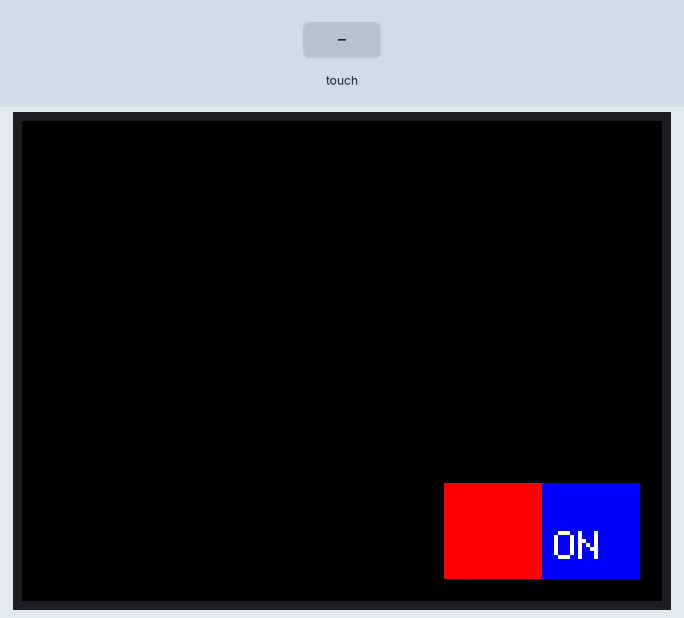
A sketch run on a simulated Arduino Uno, built with avr-gcc and run on an emulated ATmega328P. Parts: 320×240 colour display. The inputs (shaded band) are chosen by the test bench. What the sketch prints to the serial monitor is not drawn.

Above: at 1.4 s.
1.5 s: touch panel pressed at 13 % / 90 % of its raw x / y range
At 2.3 s:
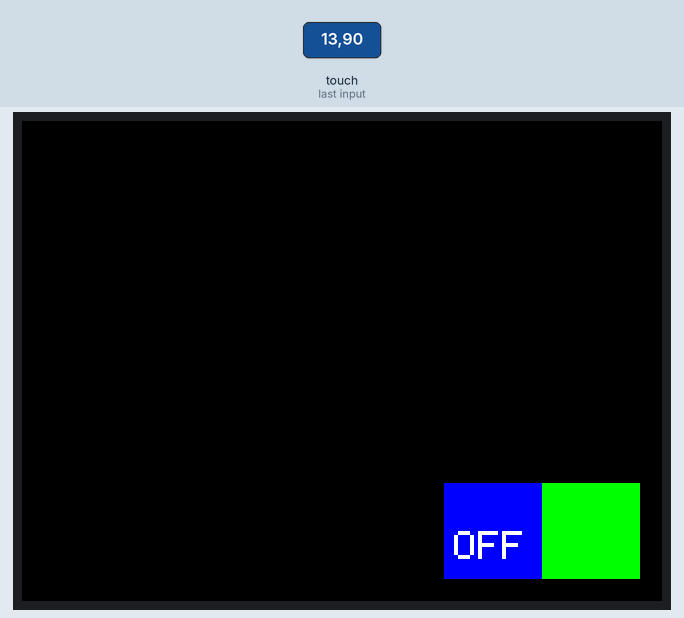
3.0 s: touch panel pressed at 13 % / 70 % of its raw x / y range
At 3.5 s:
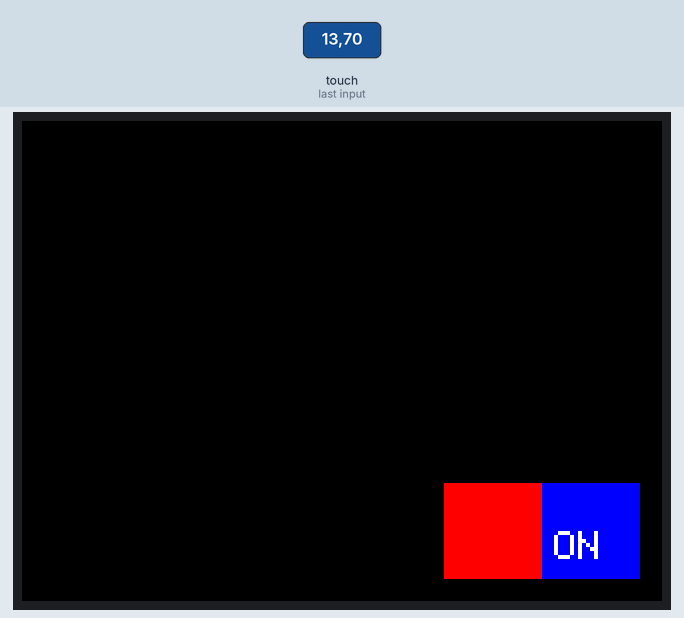
Timing chart, 0 to 6.0 s (numbered marks = the images above; inputs shaded):
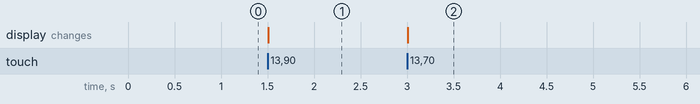

Measured:
- after the input at 1.5 s, the display: changes at once (image 1)
- after the input at 3.0 s, the display: changes at once (image 2)

The sketch:

sketch_adafruitTFTsimplebutton.ino
```cpp
#include <Adafruit_GFX.h>
#include <SPI.h>
#include <Wire.h>
#include <Adafruit_ILI9341.h>
#include <Adafruit_FT6206.h>

//The FT6206 uses hardware I2C
Adafruit_FT6206 ts = Adafruit_FT6206();

#define TFT_CS 10
#define TFT_DC 9

Adafruit_ILI9341 tft = Adafruit_ILI9341(TFT_CS, TFT_DC);

boolean RecordOn = false;

#define FRAME_X 210
#define FRAME_Y 180
#define FRAME_W 100
#define FRAME_H 50

#define REDBUTTON_X FRAME_X
#define REDBUTTON_Y FRAME_Y
#define REDBUTTON_W (FRAME_W/2)
#define REDBUTTON_H FRAME_H

#define GREENBUTTON_X (REDBUTTON_X + REDBUTTON_W)
#define GREENBUTTON_Y FRAME_Y
#define GREENBUTTON_W (FRAME_W/2)
#define GREENBUTTON_H FRAME_H

void drawFrame()
{
  tft.drawRect(FRAME_X, FRAME_Y, FRAME_W, FRAME_H, ILI9341_BLACK);
}

void redBtn()
{
  tft.fillRect(REDBUTTON_X, REDBUTTON_Y, REDBUTTON_W, REDBUTTON_H, ILI9341_RED);
  tft.fillRect(GREENBUTTON_X, GREENBUTTON_Y, GREENBUTTON_W, GREENBUTTON_H, ILI9341_BLUE);
  drawFrame();
  tft.setCursor(GREENBUTTON_X + 6 , GREENBUTTON_Y + (GREENBUTTON_H/2));
  tft.setTextColor(ILI9341_WHITE);
  tft.setTextSize(2);
  tft.println("ON");
  RecordOn = true;
}

void greenBtn()
{
  tft.fillRect(GREENBUTTON_X, GREENBUTTON_Y, GREENBUTTON_W, GREENBUTTON_H, ILI9341_GREEN);
  tft.fillRect(REDBUTTON_X, REDBUTTON_Y, REDBUTTON_W, REDBUTTON_H, ILI9341_BLUE);
  drawFrame();
  tft.setCursor(REDBUTTON_X + 6 , REDBUTTON_Y + (REDBUTTON_H/2));
  tft.setTextColor(ILI9341_WHITE);
  tft.setTextSize(2);
  tft.println("OFF");
  RecordOn = true;
}
void setup(void)
{
  Serial.begin(9600); // baud rate
  tft.begin();

  if (!ts.begin(40)) Serial.println("Unable to start touchscreen.");
  else Serial.println("Touchscreen started.");

  tft.fillScreen(ILI9341_BLACK);
  //origin = left, top landscape (USB left upper)
  tft.setRotation(1);
  redBtn();

}

void loop()
{
  if (ts.touched())
  {
    //Retrieve a point
    TS_Point p = ts.getPoint();
    //rotate coordinate system
    //flip it around to match the screen
    p.x = map(p.x, 0, 240, 240, 0);
    p.y = map(p.y, 0, 320, 320, 0);

    int y = tft.height() - p.x;
    int x = p.y;

    if (RecordOn)
    {
      if((x > REDBUTTON_X) && (x < (REDBUTTON_X + REDBUTTON_W))) {
        if ((y > REDBUTTON_Y) && (y <= (REDBUTTON_Y + REDBUTTON_H))) {
          Serial.println("Red btn hit");
          redBtn();
        }
      }
      else
      {
        if((x > GREENBUTTON_X) && (x < (GREENBUTTON_X + GREENBUTTON_W))) {
          if ((y > GREENBUTTON_Y) && (y <= (GREENBUTTON_Y + GREENBUTTON_H))) {
            Serial.println("Green btn hit");
            greenBtn();
          }
        }
      }

      Serial.println(RecordOn);
    }
  }
}
```
